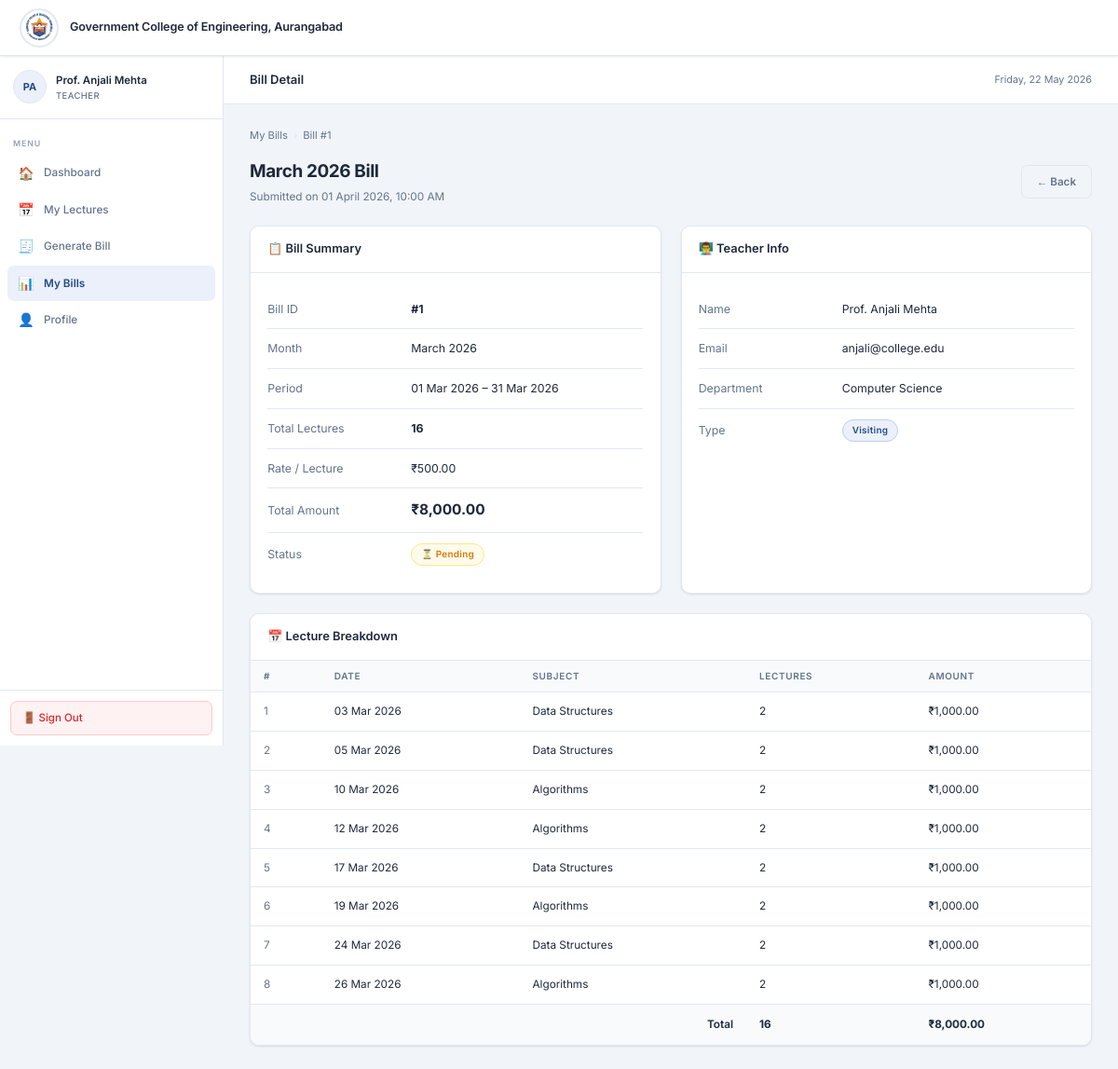
The app's page /teacher/bill-detail.php?id=1 (signed in) with its own data.
### tables this page shows
CREATE TABLE IF NOT EXISTS bills (
    id               INT AUTO_INCREMENT PRIMARY KEY,
    teacher_id       INT            NOT NULL,
    generated_by     INT            DEFAULT NULL,   
    month_year       VARCHAR(20)    NOT NULL,        
    period_from      DATE           NOT NULL,
    period_to        DATE           NOT NULL,
    total_lectures   INT            NOT NULL DEFAULT 0,
    rate_per_lecture DECIMAL(8,2)   NOT NULL DEFAULT 0.00,
    total_amount     DECIMAL(10,2)  NOT NULL DEFAULT 0.00,
    status           ENUM('pending', 'approved', 'rejected') NOT NULL DEFAULT 'pending',
    rejection_reason TEXT           DEFAULT NULL,
    submitted_at     TIMESTAMP      NOT NULL DEFAULT CURRENT_TIMESTAMP,
    reviewed_at      TIMESTAMP      NULL DEFAULT NULL,
    reviewed_by      INT            DEFAULT NULL,
    FOREIGN KEY (teacher_id)  REFERENCES users(id) ON DELETE CASCADE,
    FOREIGN KEY (reviewed_by) REFERENCES users(id) ON DELETE SET NULL
);

CREATE TABLE IF NOT EXISTS users (
    id               INT AUTO_INCREMENT PRIMARY KEY,
    name             VARCHAR(100)   NOT NULL,
    email            VARCHAR(100)   NOT NULL UNIQUE,
    password         VARCHAR(255)   NOT NULL,
    role             ENUM('hod', 'teacher') NOT NULL DEFAULT 'teacher',
    teacher_type     ENUM('visiting', 'guest', 'earn_and_learn') DEFAULT NULL,
    department       VARCHAR(100)   DEFAULT NULL,
    phone            VARCHAR(20)    DEFAULT NULL,
    rate_per_lecture DECIMAL(8,2)   DEFAULT 0.00,
    is_active        TINYINT(1)     NOT NULL DEFAULT 1,
    created_at       TIMESTAMP      NOT NULL DEFAULT CURRENT_TIMESTAMP,
    updated_at       TIMESTAMP      NOT NULL DEFAULT CURRENT_TIMESTAMP ON UPDATE CURRENT_TIMESTAMP
);

CREATE TABLE IF NOT EXISTS lectures (
    id             INT AUTO_INCREMENT PRIMARY KEY,
    teacher_id     INT            NOT NULL,
    lecture_date   DATE           NOT NULL,
    subject        VARCHAR(150)   NOT NULL,
    lecture_count  INT            NOT NULL DEFAULT 1,
    notes          TEXT           DEFAULT NULL,
    created_at     TIMESTAMP      NOT NULL DEFAULT CURRENT_TIMESTAMP,
    updated_at     TIMESTAMP      NOT NULL DEFAULT CURRENT_TIMESTAMP ON UPDATE CURRENT_TIMESTAMP,
    FOREIGN KEY (teacher_id) REFERENCES users(id) ON DELETE CASCADE
);

### includes/auth.php (called while the page is built, shortened)
<?php
function getInitials(string $name): string {
    $parts = explode(' ', trim($name));
    $init  = '';
    foreach (array_slice($parts, 0, 2) as $p) {
        $init .= strtoupper($p[0] ?? '');
    }
    return $init ?: '?';
}

### teacher/bill-detail.php (the view, shortened to what this page needs)
<?php
require_once '../includes/db.php';
require_once '../includes/auth.php';
require_once '../includes/functions.php';
$user = currentUser();
$uid  = $user['id'];
$billId = (int)($_GET['id'] ?? 0);
$bill   = $pdo->prepare("SELECT b.*, u.name AS teacher_name, u.email, u.department, u.teacher_type FROM bills b JOIN users u ON u.id=b.teacher_id WHERE b.id=? AND b.teacher_id=?");
$bill->execute([$billId, $uid]);
$bill = $bill->fetch();
$lec = $pdo->prepare("SELECT l.* FROM lectures l JOIN bill_lectures bl ON bl.lecture_id=l.id WHERE bl.bill_id=? ORDER BY l.lecture_date ASC");
$lec->execute([$billId]);
$lectures = $lec->fetchAll();
renderHead('Bill Detail');
?>
<div class="app-layout">
<?php renderSidebar('my-bills','teacher',$user); ?>
<div class="main-content">
<?php renderTopbar('Bill Detail'); ?>
<div class="page-body">
    <div class="breadcrumb">
        <a href="my-bills.php">My Bills</a>
        <span class="sep">›</span>
        <span>Bill #<?= $billId ?></span>
    </div>
    <div style="display:flex;align-items:center;justify-content:space-between;margin-bottom:1.5rem;flex-wrap:wrap;gap:1rem">
        <div class="page-header" style="margin:0">
            <h1><?= e($bill['month_year']) ?> Bill</h1>
            <p>Submitted on <?= fmtDate($bill['submitted_at'],'d F Y, h:i A') ?></p>
        </div>
        <div style="display:flex;gap:8px">
            <a href="my-bills.php" class="btn btn-outline">← Back</a>
        </div>
    </div>
    <div style="display:grid;grid-template-columns:1fr 1fr;gap:1.5rem">
        <div class="card">
            <div class="card-header"><h3>📋 Bill Summary</h3></div>
            <div class="card-body">
                <table style="font-size:0.88rem">
                    <tr><td style="color:var(--muted);padding:6px 0;width:140px">Bill ID</td><td><strong>#<?= $billId ?></strong></td></tr>
                    <tr><td style="color:var(--muted);padding:6px 0">Month</td><td><?= e($bill['month_year']) ?></td></tr>
                    <tr><td style="color:var(--muted);padding:6px 0">Period</td><td><?= fmtDate($bill['period_from']) ?> – <?= fmtDate($bill['period_to']) ?></td></tr>
                    <tr><td style="color:var(--muted);padding:6px 0">Total Lectures</td><td><strong><?= (int)$bill['total_lectures'] ?></strong></td></tr>
                    <tr><td style="color:var(--muted);padding:6px 0">Rate / Lecture</td><td><?= formatINR($bill['rate_per_lecture']) ?></td></tr>
                    <tr><td style="color:var(--muted);padding:6px 0">Total Amount</td><td><strong style="font-size:1.1rem;color:var(--navy)"><?= formatINR($bill['total_amount']) ?></strong></td></tr>
                    <tr><td style="color:var(--muted);padding:6px 0">Status</td><td><?= statusBadge($bill['status']) ?></td></tr>
                </table>
            </div>
        </div>
        <div class="card">
            <div class="card-header"><h3>👨‍🏫 Teacher Info</h3></div>
            <div class="card-body">
                <table style="font-size:0.88rem">
                    <tr><td style="color:var(--muted);padding:6px 0;width:140px">Name</td><td><?= e($bill['teacher_name']) ?></td></tr>
                    <tr><td style="color:var(--muted);padding:6px 0">Email</td><td><?= e($bill['email']) ?></td></tr>
                    <tr><td style="color:var(--muted);padding:6px 0">Department</td><td><?= e($bill['department'] ?: '—') ?></td></tr>
                    <tr><td style="color:var(--muted);padding:6px 0">Type</td><td><?= teacherTypeBadge($bill['teacher_type'] ?: 'visiting') ?></td></tr>
                </table>
            </div>
        </div>
    </div>
    <div class="card" style="margin-top:1.5rem">
        <div class="card-header"><h3>📅 Lecture Breakdown</h3></div>
        <div class="table-wrap">
            <table>
                <thead><tr><th>#</th><th>Date</th><th>Subject</th><th>Lectures</th><th>Amount</th></tr></thead>
                <tbody>
                <?php $running = 0; foreach ($lectures as $i => $l):
                    $amt = $l['lecture_count'] * (float)$bill['rate_per_lecture'];
                    $running += $amt; ?>
                <tr>
                    <td style="color:var(--muted)"><?= $i+1 ?></td>
                    <td><?= fmtDate($l['lecture_date']) ?></td>
                    <td><?= e($l['subject']) ?></td>
                    <td><?= (int)$l['lecture_count'] ?></td>
                    <td><?= formatINR($amt) ?></td>
                </tr>
                <?php endforeach; ?>
                <tr style="background:var(--bg-light)">
                    <td colspan="3" style="text-align:right;font-weight:600;padding:12px 14px">Total</td>
                    <td><strong><?= (int)$bill['total_lectures'] ?></strong></td>
                    <td><strong><?= formatINR($bill['total_amount']) ?></strong></td>
                </tr>
                </tbody>
            </table>
        </div>
    </div>
</div>
</div>
</div>
<?php renderFooter(); ?>

### includes/functions.php (shortened to what this page needs)
<?php
function e(string $str): string {
    return htmlspecialchars($str, ENT_QUOTES, 'UTF-8');
}
function formatINR(float $amount): string {
    return '₹' . number_format($amount, 2);
}
function fmtDate(string $date, string $format = 'd M Y'): string {
    return date($format, strtotime($date));
}
function statusBadge(string $status): string {
    $map = [
        'pending'  => 'badge-pending',
        'approved' => 'badge-approved',
        'rejected' => 'badge-rejected',
    ];
    $cls  = $map[$status] ?? 'badge-pending';
    $icon = ['pending'=>'⏳','approved'=>'✅','rejected'=>'❌'][$status] ?? '';
    return '<span class="badge '.$cls.'">'.$icon.' '.ucfirst(e($status)).'</span>';
}
function teacherTypeBadge(string $type): string {
    $map = [
        'visiting'      => ['badge-visiting', 'Visiting'],
        'guest'         => ['badge-guest',    'Guest'],
        'earn_and_learn'=> ['badge-earn',     'Earn & Learn'],
    ];
    [$cls, $label] = $map[$type] ?? ['badge-visiting', ucfirst($type)];
    return '<span class="badge '.$cls.'">'.$label.'</span>';
}
function renderSidebar(string $active, string $role, array $user): void {
    $base = '../';
    $teacherNav = [
        ['key'=>'dashboard',     'href'=>'dashboard.php',     'icon'=>'🏠', 'label'=>'Dashboard'],
        ['key'=>'lectures',      'href'=>'lectures.php',      'icon'=>'📅', 'label'=>'My Lectures'],
        ['key'=>'generate-bill', 'href'=>'generate-bill.php', 'icon'=>'🧾', 'label'=>'Generate Bill'],
        ['key'=>'my-bills',      'href'=>'my-bills.php',      'icon'=>'📊', 'label'=>'My Bills'],
        ['key'=>'profile',       'href'=>'profile.php',       'icon'=>'👤', 'label'=>'Profile'],
    ];
    $hodNav = [
        ['key'=>'dashboard',       'href'=>'dashboard.php',       'icon'=>'🏠', 'label'=>'Dashboard'],
        ['key'=>'requests',        'href'=>'requests.php',        'icon'=>'📥', 'label'=>'Pending Requests'],
        ['key'=>'all-bills',       'href'=>'all-bills.php',       'icon'=>'📋', 'label'=>'All Bills'],
        ['key'=>'other-bills',     'href'=>'other-bills.php',     'icon'=>'🧾', 'label'=>'Other Bills'],
        ['key'=>'manage-teachers', 'href'=>'manage-teachers.php', 'icon'=>'👨‍🏫', 'label'=>'Manage Teachers'],
        ['key'=>'profile',         'href'=>'profile.php',         'icon'=>'👤', 'label'=>'Profile'],
    ];
    $navItems  = ($role === 'hod') ? $hodNav : $teacherNav;
    $initials  = getInitials($user['name']);
    $roleLabel = ($role === 'hod') ? 'HOD' : 'Teacher';
    ?>
    <aside class="sidebar">
        <div class="sidebar-user">
            <div class="user-avatar"><?= e($initials) ?></div>
            <div class="user-info">
                <div class="name"><?= e($user['name']) ?></div>
                <div class="role-badge"><?= $roleLabel ?></div>
            </div>
        </div>
        <nav class="sidebar-nav">
            <div class="nav-label">Menu</div>
            <?php foreach ($navItems as $item): ?>
            <a href="<?= e($item['href']) ?>" class="nav-item <?= $active === $item['key'] ? 'active' : '' ?>">
                <span class="icon"><?= $item['icon'] ?></span>
                <?= e($item['label']) ?>
            </a>
            <?php endforeach; ?>
        </nav>
        <div class="sidebar-footer">
            <a href="<?= $base ?>logout.php" class="btn-logout"
               onclick="return confirmAction('Sign out of your account?')">
                🚪 Sign Out
            </a>
        </div>
    </aside>
    <?php
}
function renderTopbar(string $title): void {
    $date = date('l, d F Y');
    ?>
    <div class="topbar">
        <div class="topbar-title"><?= e($title) ?></div>
        <div class="topbar-right">
            <span class="topbar-date"><?= $date ?></span>
        </div>
    </div>
    <?php
}
function renderHead(string $title, string $base = '../'): void {
    ?>
<!DOCTYPE html>
<html lang="en">
<head>
    <link rel="stylesheet" href="<?= $base ?>assets/css/style.css">
</head>
<body>
<nav class="navbar">
    <div class="navbar-brand">
        <div class="navbar-logo">
            <img src="<?= $base ?>assets/images/logo.png" alt="College Logo">
        </div>
        <span class="navbar-college">Government College of Engineering, Aurangabad</span>
    </div>
</nav>
    <?php
}
function renderFooter(string $base = '../'): void {
    ?>
</body>
</html>
    <?php
}

### records on screen
bills: teacher.name "PA", teacher.name "Prof. Anjali Mehta", month_year "March 2026", submitted_at "01 April 2026, 10:00 AM", period_from "01 Mar 2026", period_to "31 Mar 2026", total_lectures "16", rate_per_lecture "₹500.00", total_amount "₹8,000.00", status "⏳", status "Pending", teacher.email "anjali@college.edu", teacher.department "Computer Science"
lectures: lecture_date "03 Mar 2026", subject "Data Structures", lecture_count "2", lecture_count.rate_per_lecture "₹1,000.00"
lectures: lecture_date "05 Mar 2026", subject "Data Structures", lecture_count "2", lecture_count.rate_per_lecture "₹1,000.00"
lectures: lecture_date "10 Mar 2026", subject "Algorithms", lecture_count "2", lecture_count.rate_per_lecture "₹1,000.00"
lectures: lecture_date "12 Mar 2026", subject "Algorithms", lecture_count "2", lecture_count.rate_per_lecture "₹1,000.00"
lectures: lecture_date "17 Mar 2026", subject "Data Structures", lecture_count "2", lecture_count.rate_per_lecture "₹1,000.00"
lectures: lecture_date "19 Mar 2026", subject "Algorithms", lecture_count "2", lecture_count.rate_per_lecture "₹1,000.00"
lectures: lecture_date "24 Mar 2026", subject "Data Structures", lecture_count "2", lecture_count.rate_per_lecture "₹1,000.00"
lectures: lecture_date "26 Mar 2026", subject "Algorithms", lecture_count "2", lecture_count.rate_per_lecture "₹1,000.00"

### other values on screen
$roleLabel "TEACHER"
$item['icon'] "🏠"
$item['label'] "Dashboard"
$item['icon'] "📅"
$item['label'] "My Lectures"
$item['icon'] "🧾"
$item['label'] "Generate Bill"
$item['icon'] "📊"
$item['label'] "My Bills"
$item['icon'] "👤"
$item['label'] "Profile"
$title "Bill Detail"
$billId "1"
$label "Visiting"
